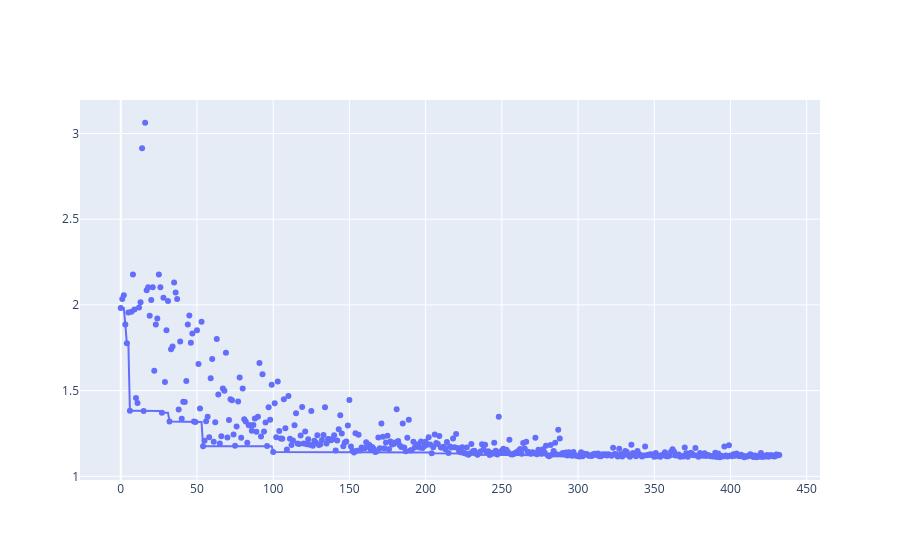

The code cell stored with this chart in its notebook:
### Code cell
figure_scatter = px.scatter(df_progress, x = "evaluation", y = "objective")
figure_line = px.line(df_progress, x = "evaluation", y = "best_objective")
go.Figure(data = figure_scatter.data + figure_line.data)

### Figure 1 — Plotly figure (JSON) as saved in the notebook; plotly's stock layout.template omitted (floating-point values rounded to 4 significant figures; data arrays with more than 128 entries replaced by an {"elided": "..."} marker saying what was removed)
{"data": [{"hovertemplate": "evaluation=%{x}<br>objective=%{y}<extra></extra>", "legendgroup": "", "marker": {"color": "#636efa", "symbol": "circle"}, "mode": "markers", "name": "", "orientation": "v", "showlegend": false, "type": "scatter", "x": {"elided": "433 int values"}, "xaxis": "x", "y": {"elided": "433 float values"}, "yaxis": "y"}, {"hovertemplate": "evaluation=%{x}<br>best_objective=%{y}<extra></extra>", "legendgroup": "", "line": {"color": "#636efa", "dash": "solid"}, "marker": {"symbol": "circle"}, "mode": "lines", "name": "", "orientation": "v", "showlegend": false, "type": "scatter", "x": {"elided": "433 int values"}, "xaxis": "x", "y": {"elided": "433 float values"}, "yaxis": "y"}], "layout": {}}
